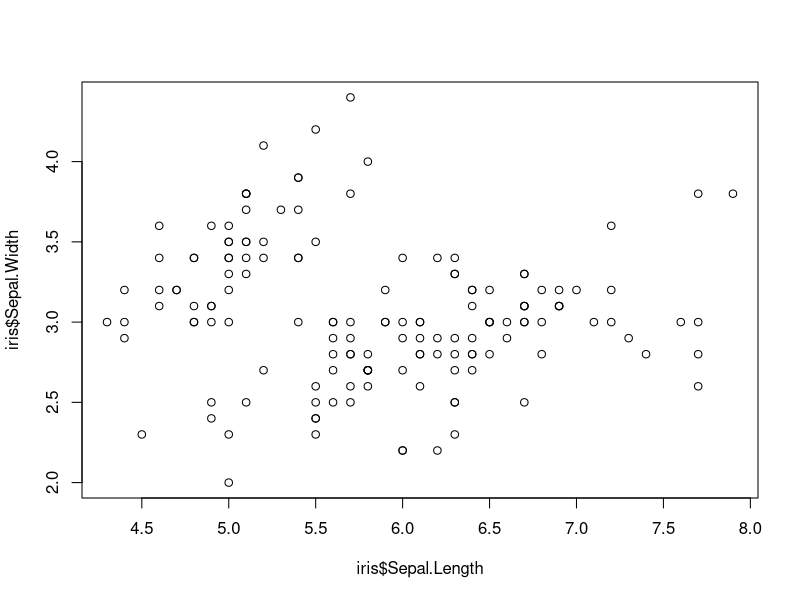
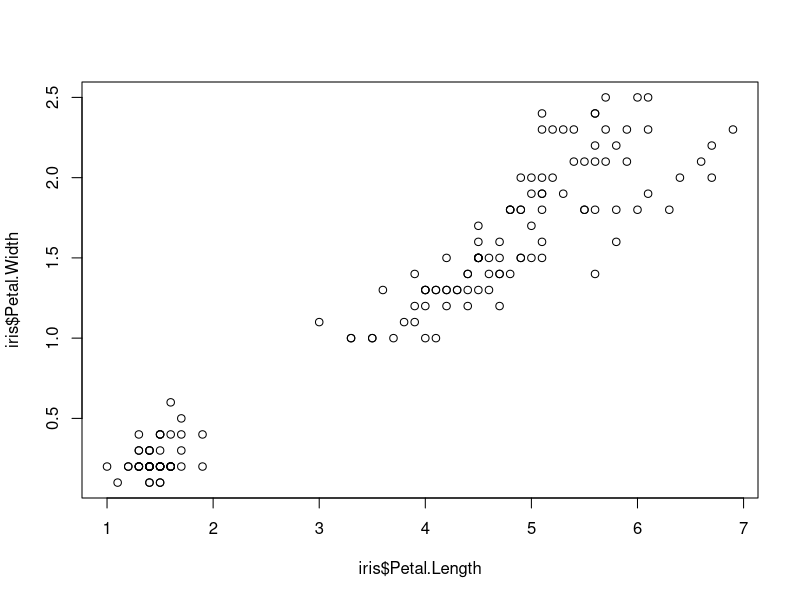
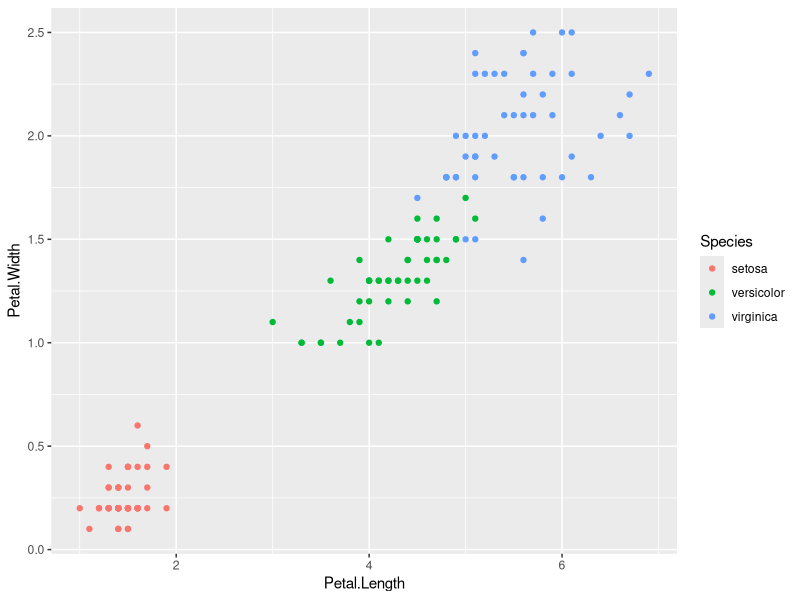

Reproduce these figures in R, in order.
# Install New Packages ggplot2

install.packages("ggplot2")

#installing tidyverse data manipulation package
install.packages("tidyverse")


#Load IRIS Dataset
library(datasets)

#Load IRIS Dataset and look into its structure

structure(iris)

#Load the First Ten and Last Ten Observations
head(iris)

tail(iris)

iris$Species


#load other datasets
?data
data()
#summarize data on the IRIS
summary(iris$Sepal.Length)
summary(iris$Sepal.Width)
summary(iris$Petal.Length)
summary(iris$Petal.Width)

#Plot () function, scatter plot
#sepal length vs sepal width and petal length vs petal width
plot(iris$Sepal.Length,iris$Sepal.Width)
plot(iris$Petal.Length, iris$Petal.Width)

#use ggplot2  Grammar of Graphics
library(ggplot2)
ggplot(iris,aes(Petal.Length,Petal.Width, color = Species))+geom_point()

# Let's apply K-Means, random number generator
# syntax of kmeans(dataset, centers=3, iter.max=10, num.seed=20)

set.seed(20)

iris_clustering <- kmeans(iris[1:4], 3, nstart=20)
iris_clustering

#plot result to compare with the iris data

table(iris_clustering$cluster, iris$Species)





data("Titanic")










































